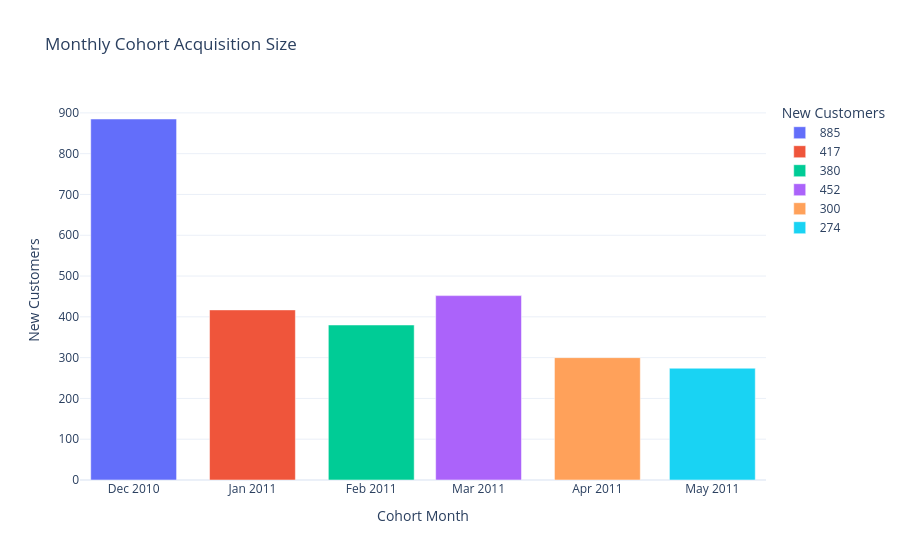

Source (notebook cell):
### Code cell
# Cohort sizes over time
fig = px.bar(
    cohort_sizes.to_pandas(),
    x='cohort_month', y='cohort_size',
    title='Monthly Cohort Acquisition Size',
    labels={'cohort_month': 'Cohort Month', 'cohort_size': 'New Customers'},
    color='cohort_size', color_continuous_scale='Blues',
)
fig.show()

### Figure 1 — Plotly figure (JSON) as saved in the notebook; plotly's stock layout.template omitted (floating-point values rounded to 4 significant figures)
{"data": [{"hovertemplate": "New Customers=%{y}<br>Cohort Month=%{x}<extra></extra>", "legendgroup": "885", "marker": {"color": "#636efa", "pattern": {"shape": ""}}, "name": "885", "orientation": "v", "showlegend": true, "textposition": "auto", "type": "bar", "x": ["2010-12"], "xaxis": "x", "y": [885], "yaxis": "y"}, {"hovertemplate": "New Customers=%{y}<br>Cohort Month=%{x}<extra></extra>", "legendgroup": "417", "marker": {"color": "#EF553B", "pattern": {"shape": ""}}, "name": "417", "orientation": "v", "showlegend": true, "textposition": "auto", "type": "bar", "x": ["2011-01"], "xaxis": "x", "y": [417], "yaxis": "y"}, {"hovertemplate": "New Customers=%{y}<br>Cohort Month=%{x}<extra></extra>", "legendgroup": "380", "marker": {"color": "#00cc96", "pattern": {"shape": ""}}, "name": "380", "orientation": "v", "showlegend": true, "textposition": "auto", "type": "bar", "x": ["2011-02"], "xaxis": "x", "y": [380], "yaxis": "y"}, {"hovertemplate": "New Customers=%{y}<br>Cohort Month=%{x}<extra></extra>", "legendgroup": "452", "marker": {"color": "#ab63fa", "pattern": {"shape": ""}}, "name": "452", "orientation": "v", "showlegend": true, "textposition": "auto", "type": "bar", "x": ["2011-03"], "xaxis": "x", "y": [452], "yaxis": "y"}, {"hovertemplate": "New Customers=%{y}<br>Cohort Month=%{x}<extra></extra>", "legendgroup": "300", "marker": {"color": "#FFA15A", "pattern": {"shape": ""}}, "name": "300", "orientation": "v", "showlegend": true, "textposition": "auto", "type": "bar", "x": ["2011-04"], "xaxis": "x", "y": [300], "yaxis": "y"}, {"hovertemplate": "New Customers=%{y}<br>Cohort Month=%{x}<extra></extra>", "legendgroup": "274", "marker": {"color": "#19d3f3", "pattern": {"shape": ""}}, "name": "274", "orientation": "v", "showlegend": true, "textposition": "auto", "type": "bar", "x": ["2011-05"], "xaxis": "x", "y": [274], "yaxis": "y"}], "layout": {"barmode": "relative", "legend": {"title": {"text": "New Customers"}, "tracegroupgap": 0}, "title": {"text": "Monthly Cohort Acquisition Size"}, "xaxis": {"anchor": "y", "domain": [0, 1], "title": {"text": "Cohort Month"}}, "yaxis": {"anchor": "x", "categoryarray": [274, 300, 452, 380, 417, 885], "categoryorder": "array", "domain": [0, 1], "title": {"text": "New Customers"}}}}
